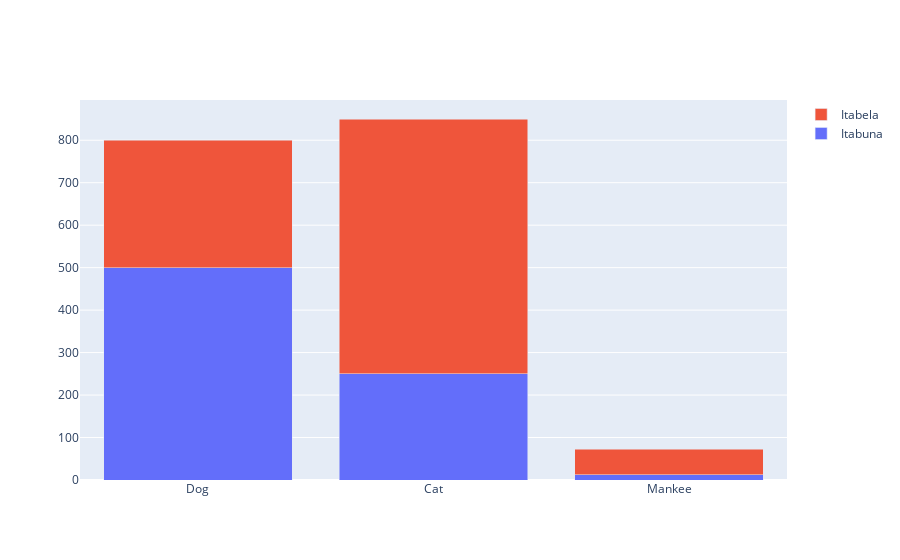

The notebook cell saved with this chart:
### Code cell
fig = go.Figure(
    data = [go.Bar(x=animals, y=[500, 250, 12], name="Itabuna"),
                      go.Bar(x=animals, y=[300, 600, 60], name="Itabela")]
    )
fig.update_layout(barmode="stack")
fig.show()

### Figure 1 — Plotly figure (JSON) as saved in the notebook; plotly's stock layout.template omitted (floating-point values rounded to 4 significant figures)
{"data": [{"name": "Itabuna", "type": "bar", "x": ["Dog", "Cat", "Mankee"], "y": [500, 250, 12]}, {"name": "Itabela", "type": "bar", "x": ["Dog", "Cat", "Mankee"], "y": [300, 600, 60]}], "layout": {"barmode": "stack"}}
